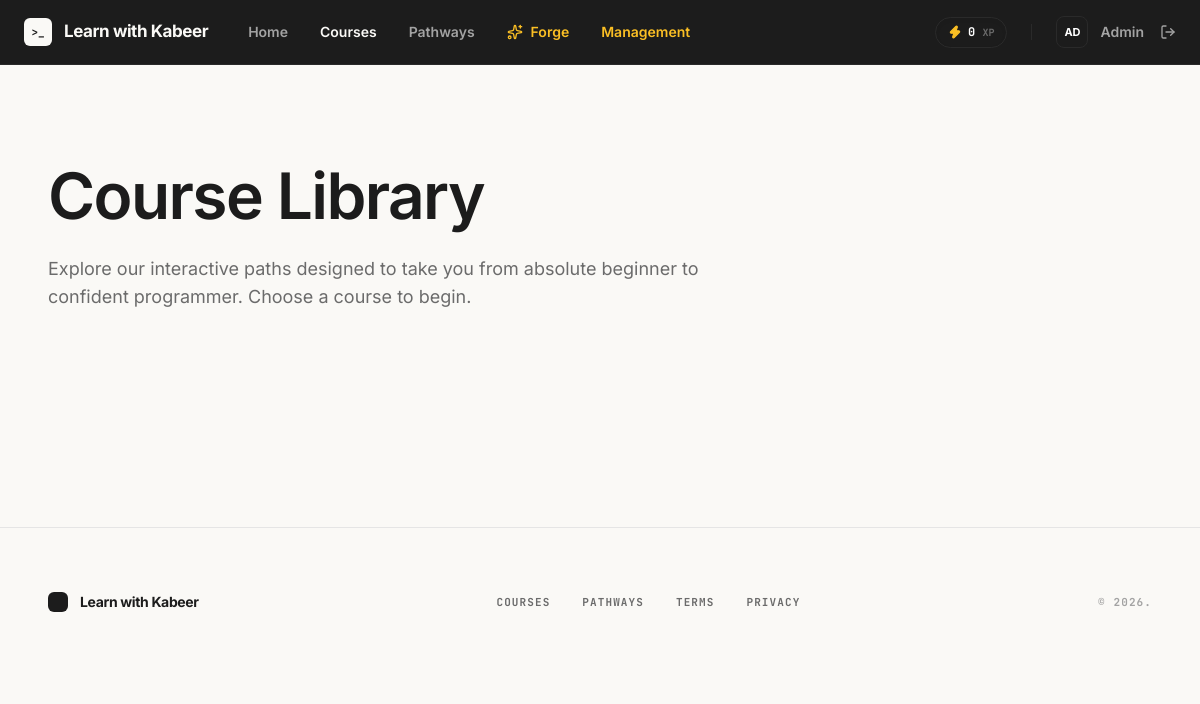
The app's page /courses (signed in), older data.
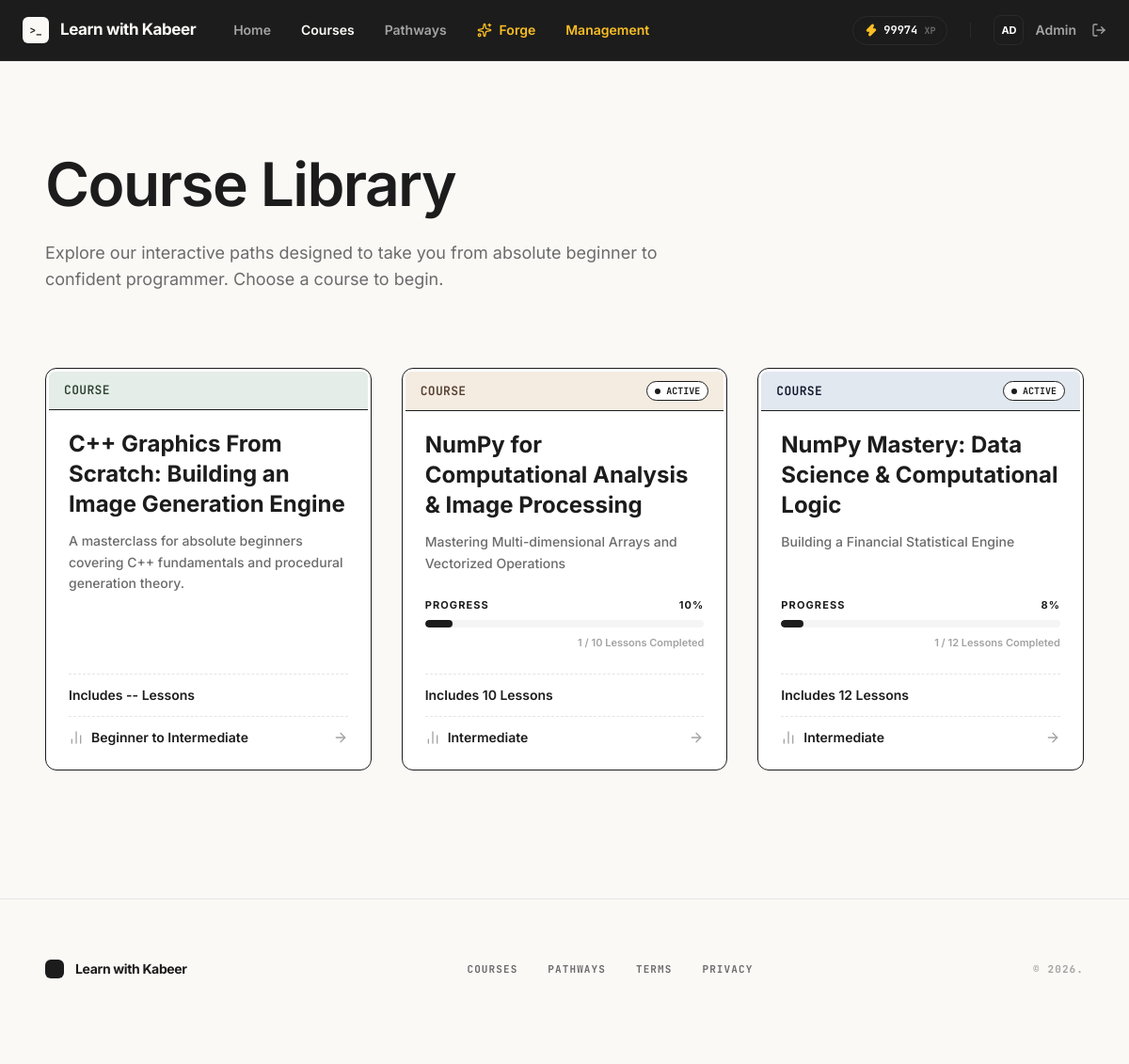
The same page, newer data.
### tables this page shows
CREATE TABLE users (
            id INTEGER PRIMARY KEY AUTOINCREMENT,
            name TEXT NOT NULL,
            email TEXT NOT NULL UNIQUE,
            password_hash TEXT NOT NULL,
            is_admin INTEGER NOT NULL DEFAULT 0,
            created_at TEXT NOT NULL DEFAULT CURRENT_TIMESTAMP,
            total_xp INTEGER NOT NULL DEFAULT 0
        , is_pro INTEGER NOT NULL DEFAULT 0);

CREATE TABLE courses (
            id INTEGER PRIMARY KEY AUTOINCREMENT,
            slug TEXT NOT NULL UNIQUE,
            title TEXT NOT NULL,
            subtitle TEXT NOT NULL,
            level TEXT NOT NULL,
            status TEXT NOT NULL DEFAULT 'active'
        , user_id INTEGER REFERENCES users(id) ON DELETE CASCADE);

### app.py (the view)
@app.route("/courses")
def courses():
    return render_template("courses/index.html", courses=database.get_course_library(g.user))

### app.py (called while the page is built)
@app.before_request
def load_logged_in_user():
    user_id = session.get("user_id")
    g.user = database.get_user_by_id(user_id) if user_id else None

@app.context_processor
def inject_template_helpers():
    return {
        "current_user": g.get("user"),
        "lesson_url": lesson_url,
    }

### database.py (called while the page is built)
def get_db():
    if "db" not in g:
        g.db = sqlite3.connect(current_app.config["DATABASE"])
        g.db.row_factory = sqlite3.Row
        g.db.execute("PRAGMA foreign_keys = ON")
    return g.db

def get_user_by_id(user_id):
    return get_db().execute("SELECT * FROM users WHERE id = ?", (user_id,)).fetchone()

def get_progress(user_id, course_id):
    return get_db().execute(
        "SELECT * FROM progress WHERE user_id = ? AND course_id = ?",
        (user_id, course_id),
    ).fetchone()

### templates/courses/index.html (shortened to what the changed rows need)
{% extends "base.html" %}
{% block content %}
<main class="flex-1 overflow-y-auto bg-[#FAF9F6] font-sans selection:bg-[#1C1C1C] selection:text-white pb-32">
    <div class="mx-auto max-w-6xl px-6 py-12 lg:py-24">
        <header class="mb-16 md:flex md:items-end md:justify-between">
            <div class="max-w-2xl">
                <h1 class="text-4xl font-semibold tracking-tight text-[#1C1C1C] sm:text-5xl lg:text-[64px] lg:leading-[1.1]">
                    Course Library
                </h1>
            </div>
        </header>
        <section class="grid gap-8 md:grid-cols-2 lg:grid-cols-3 pt-4">
            {% set themes = [
                {'bg': 'bg-[#E4EDE7]', 'text': 'text-[#2D4233]'},
                {'bg': 'bg-[#F4EBE1]', 'text': 'text-[#543E2C]'},
                {'bg': 'bg-[#E2E8F0]', 'text': 'text-[#0F172A]'}
            ] %}
            {% for course in courses %}
                {% set theme = themes[loop.index0 % 3] %}
                <div class="group relative flex h-full flex-col rounded-xl border border-[#1C1C1C] bg-white transition-all duration-200 ease-out hover:-translate-y-1 hover:translate-x-1 hover:shadow-[-6px_6px_0_0_#1C1C1C]">
                    <div class="p-[3px] pb-0">
                        <div class="flex items-center justify-between rounded-t-md {{ theme.bg }} border-b border-[#1C1C1C] px-4 py-2.5">
                            <span class="font-mono text-[13px] font-semibold {{ theme.text }} tracking-wide uppercase">
                                Course
                            </span>
                            {% if course["enrolled"] %}
                                {% if course["progress_percent"] == 100 %}
                                    <span class="flex items-center gap-1.5 rounded-full border border-[#16A34A] bg-[#F0FDF4] px-2 py-0.5 font-mono text-[10px] font-bold text-[#16A34A]">
                                        <i data-lucide="check" class="h-3 w-3"></i>
                                        COMPLETED
                                    </span>
                                {% else %}
                                    <span class="flex items-center gap-1.5 rounded-full border border-[#1C1C1C] bg-white px-2 py-0.5 font-mono text-[10px] font-bold text-[#1C1C1C]">
                                        <span class="h-1.5 w-1.5 rounded-full bg-[#1C1C1C] animate-pulse"></span>
                                        ACTIVE
                                    </span>
                                {% endif %}
                            {% endif %}
                        </div>
                    </div>
                    <div class="flex flex-col flex-grow px-6 pb-6 pt-5">
                        <h2 class="mb-3 text-2xl font-bold text-[#1C1C1C]">{{ course["title"] }}</h2>
                        <p class="text-sm font-medium leading-relaxed text-[#6B6B6B] flex-grow">
                            {{ course["subtitle"] }}
                        </p>
                        {% if course["enrolled"] %}
                            <div class="mt-6">
                                <div class="mb-2 flex items-center justify-between text-[11px] font-bold uppercase tracking-widest text-[#1C1C1C]">
                                    <span>Progress</span>
                                    <span>{{ course["progress_percent"] }}%</span>
                                </div>
                                <div class="h-2 w-full overflow-hidden rounded-full bg-[#F5F5F5]">
                                    <div class="h-full rounded-full bg-[#1C1C1C] transition-all duration-500 ease-out" style="width: {{ course['progress_percent'] }}%;"></div>
                                </div>
                                <div class="mt-2 text-right text-[11px] font-semibold text-[#A3A3A3]">
                                    {{ course["completed_lessons"] }} / {{ course["total_lessons"] }} Lessons Completed
                                </div>
                            </div>
                        {% endif %}
                        <div class="mt-6 flex flex-col gap-3">
                            <hr class="border-t border-dashed border-[#E5E5E5]">
                            <div class="text-sm font-semibold text-[#1C1C1C]">Includes {{ course["total_lessons"] if course["total_lessons"] else "--" }} Lessons</div>
                            <hr class="border-t border-dashed border-[#E5E5E5]">
                            <div class="flex items-center justify-between text-sm font-semibold text-[#1C1C1C]">
                                <div class="flex items-center gap-2">
                                    <i data-lucide="bar-chart-2" class="h-4 w-4 text-[#A3A3A3]"></i> {{ course["level"] if course["level"] else "All Levels" }}
                                </div>
                                <i data-lucide="arrow-right" class="h-4 w-4 text-[#A3A3A3] transition-transform group-hover:translate-x-1 group-hover:text-[#1C1C1C]"></i>
                            </div>
                        </div>
                    </div>
                    <a href="{{ url_for('course_overview', course_slug=course['slug']) }}" class="absolute inset-0 z-10">
                    </a>
                </div>
            {% endfor %}
        </section>
    </div>
</main>
{% endblock %}

### templates/base.html (shortened to what the changed rows need)
<!DOCTYPE html>
<html lang="en">
<head>
    <script src="https://cdn.tailwindcss.com?plugins=typography"></script>
</head>
<body class="h-screen overflow-hidden bg-gray-50 text-gray-900 font-sans antialiased flex flex-col">
    <nav class="sticky top-0 z-50 flex-none border-b border-[#2A2A2A] bg-[#1C1C1C] px-6 transition-all duration-300">
        <div class="mx-auto flex h-16 max-w-6xl items-center justify-between">
            <div class="flex items-center gap-6">
                <div class="flex items-center gap-6 text-sm font-semibold text-[#A3A3A3]">
                    {% if current_user %}
                        <div class="hidden items-center gap-4 md:flex">
                            <div class="xp-pill flex items-center gap-1.5 rounded-full border border-[#2A2A2A] bg-[#1C1C1C] px-3 py-1.5 shadow-inner transition-all duration-300">
                                <i data-lucide="zap" class="h-3.5 w-3.5 fill-amber-400 text-amber-400"></i>
                                <span class="font-mono text-xs font-bold text-white"><span class="xp-value">{{ current_user['total_xp'] }}</span> <span class="text-[10px] text-[#6B6B6B]">XP</span></span>
                            </div>
                        </div>
                        <div class="flex items-center gap-4">
                            <a href="{{ url_for('settings') }}" class="group flex items-center gap-3 transition-colors hover:text-white">
                                <div class="flex h-8 w-8 items-center justify-center rounded-lg border border-[#2A2A2A] bg-[#1C1C1C] text-[11px] font-bold text-white transition-all group-hover:border-white/20">
                                    {{ current_user['name'][:2].upper() }}
                                </div>
                                <span class="text-sm font-semibold">{{ current_user["name"].split(' ')[0] }}</span>
                            </a>
                            <form action="{{ url_for('logout') }}" method="post" class="inline">
                                <button type="submit" class="flex items-center gap-2 transition-colors hover:text-[#FAF9F6]" title="Sign Out">
                                    <i data-lucide="log-out" class="h-4 w-4"></i>
                                </button>
                            </form>
                        </div>
                    {% endif %}
                </div>
            </div>
        </div>
    </nav>
    {% block content %}{% endblock %}
</body>
</html>

Row changes from the older to the newer data that the page shows:
changed users "Admin": total_xp "0" → "99974"
added courses: title "C++ Graphics From Scratch: Building an Image Generation Engine", subtitle "A masterclass for absolute beginners covering C++ fundamentals and procedural generation theory.", course "--", level "Beginner to Intermediate"
added courses: shows "ACTIVE", title "NumPy for Computational Analysis & Image Processing", subtitle "Mastering Multi-dimensional Arrays and Vectorized Operations", progress_percent "10", completed_lessons "1", total_lessons "10", course "10", level "Intermediate"
added courses: shows "ACTIVE", title "NumPy Mastery: Data Science & Computational Logic", subtitle "Building a Financial Statistical Engine", progress_percent "8", completed_lessons "1", total_lessons "12", course "12", level "Intermediate"
